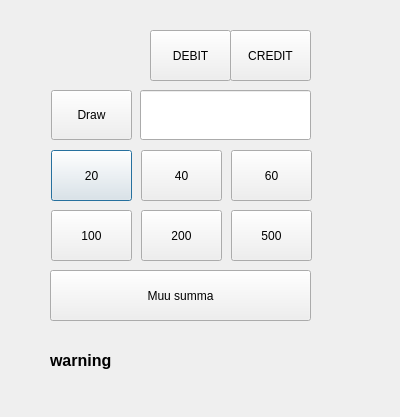
<?xml version="1.0" encoding="UTF-8"?>
<ui version="4.0">
 <class>DrawMoney</class>
 <widget class="QDialog" name="DrawMoney">
  <property name="geometry">
   <rect>
    <x>0</x>
    <y>0</y>
    <width>400</width>
    <height>417</height>
   </rect>
  </property>
  <property name="windowTitle">
   <string>ATM-DRAWMONEY</string>
  </property>
  <widget class="QPushButton" name="btn_Draw20">
   <property name="geometry">
    <rect>
     <x>51</x>
     <y>150</y>
     <width>81</width>
     <height>51</height>
    </rect>
   </property>
   <property name="text">
    <string>20</string>
   </property>
  </widget>
  <widget class="QPushButton" name="btn_Draw40">
   <property name="geometry">
    <rect>
     <x>141</x>
     <y>150</y>
     <width>81</width>
     <height>51</height>
    </rect>
   </property>
   <property name="text">
    <string>40</string>
   </property>
  </widget>
  <widget class="QPushButton" name="btn_Draw60">
   <property name="geometry">
    <rect>
     <x>231</x>
     <y>150</y>
     <width>81</width>
     <height>51</height>
    </rect>
   </property>
   <property name="text">
    <string>60</string>
   </property>
  </widget>
  <widget class="QPushButton" name="btn_Draw100">
   <property name="geometry">
    <rect>
     <x>51</x>
     <y>210</y>
     <width>81</width>
     <height>51</height>
    </rect>
   </property>
   <property name="text">
    <string>100</string>
   </property>
  </widget>
  <widget class="QPushButton" name="btn_Draw200">
   <property name="geometry">
    <rect>
     <x>141</x>
     <y>210</y>
     <width>81</width>
     <height>51</height>
    </rect>
   </property>
   <property name="text">
    <string>200</string>
   </property>
  </widget>
  <widget class="QPushButton" name="btn_Draw500">
   <property name="geometry">
    <rect>
     <x>231</x>
     <y>210</y>
     <width>81</width>
     <height>51</height>
    </rect>
   </property>
   <property name="text">
    <string>500</string>
   </property>
  </widget>
  <widget class="QPushButton" name="btn_customAmount">
   <property name="geometry">
    <rect>
     <x>50</x>
     <y>270</y>
     <width>261</width>
     <height>51</height>
    </rect>
   </property>
   <property name="text">
    <string>Muu summa</string>
   </property>
  </widget>
  <widget class="QPushButton" name="btn_Draw">
   <property name="geometry">
    <rect>
     <x>51</x>
     <y>90</y>
     <width>81</width>
     <height>50</height>
    </rect>
   </property>
   <property name="text">
    <string>Draw</string>
   </property>
  </widget>
  <widget class="QLineEdit" name="le_drawBalance">
   <property name="geometry">
    <rect>
     <x>140</x>
     <y>90</y>
     <width>171</width>
     <height>50</height>
    </rect>
   </property>
   <property name="font">
    <font>
     <pointsize>12</pointsize>
     <bold>true</bold>
    </font>
   </property>
  </widget>
  <widget class="QPushButton" name="btn_debit">
   <property name="geometry">
    <rect>
     <x>150</x>
     <y>30</y>
     <width>81</width>
     <height>51</height>
    </rect>
   </property>
   <property name="text">
    <string>DEBIT</string>
   </property>
  </widget>
  <widget class="QPushButton" name="btn_credit">
   <property name="geometry">
    <rect>
     <x>230</x>
     <y>30</y>
     <width>81</width>
     <height>51</height>
    </rect>
   </property>
   <property name="text">
    <string>CREDIT</string>
   </property>
  </widget>
  <widget class="QLabel" name="label_warning">
   <property name="geometry">
    <rect>
     <x>50</x>
     <y>325</y>
     <width>371</width>
     <height>71</height>
    </rect>
   </property>
   <property name="font">
    <font>
     <pointsize>12</pointsize>
     <bold>true</bold>
    </font>
   </property>
   <property name="text">
    <string>warning</string>
   </property>
  </widget>
 </widget>
 <resources/>
 <connections/>
</ui>
